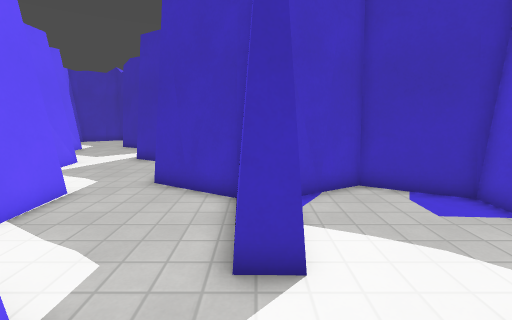
View 1 (above)

21 first-person views from a walk through a Godot game level. The camera is 1.3 m above the floor, tilts 10° down and sees 90° across. The floor is counted in squares, 0.5 m on a side. Each view is taken from the middle of a square. On the plan, view 1 faces up. The plan holds only what a view shows up to about 18 squares ahead; the rest is blank. The place goes on beyond the plan. Surface patterns are stand-ins for the level's own textures.

View 2
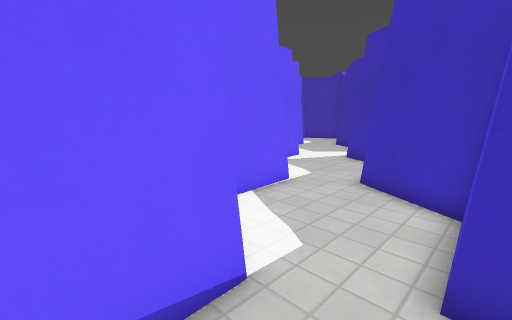

View 3
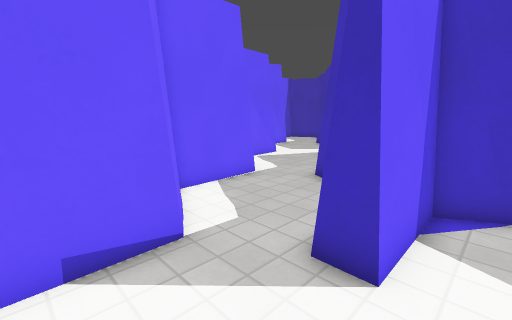

View 4
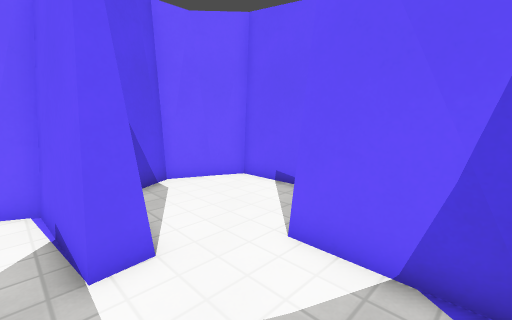

View 5
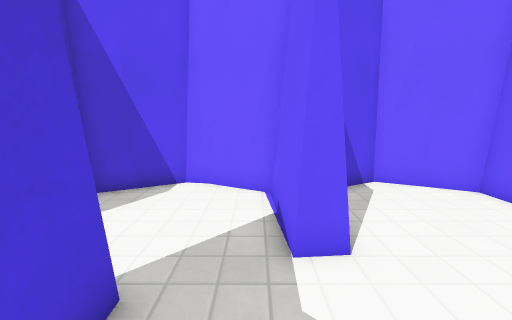

View 6
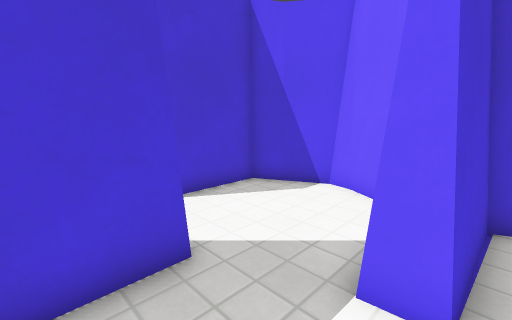

View 7
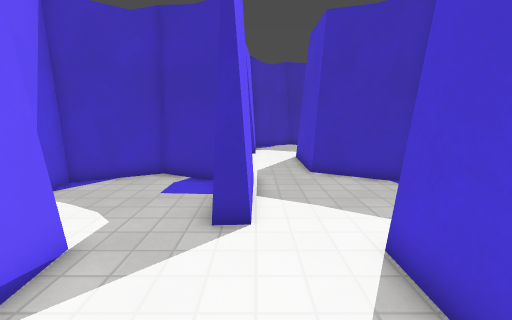

View 8
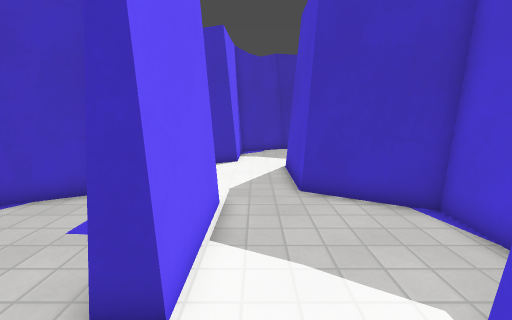

View 9
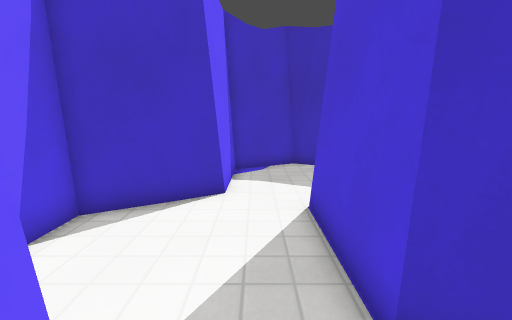

View 10
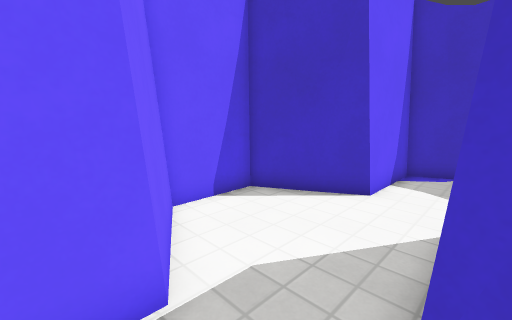

View 11
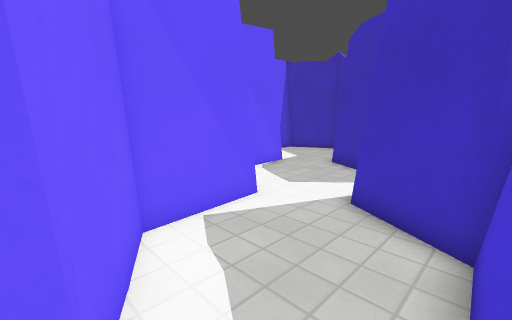

View 12
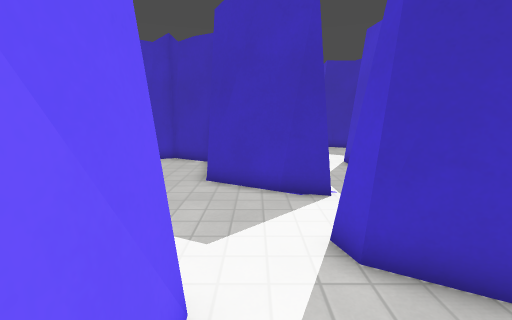

View 13
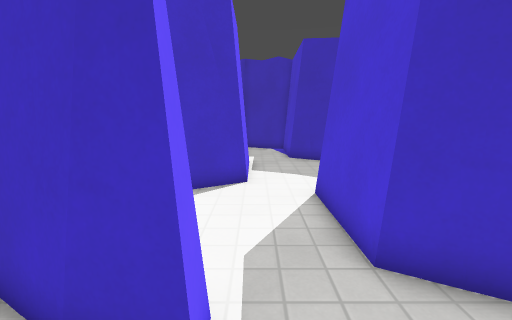

View 14
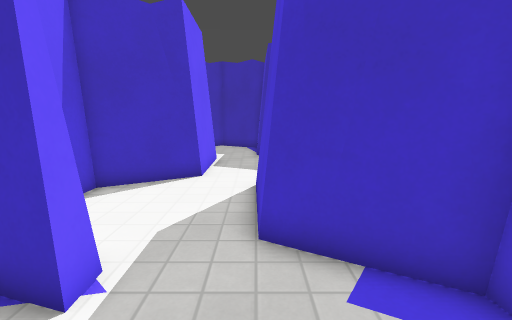

View 15
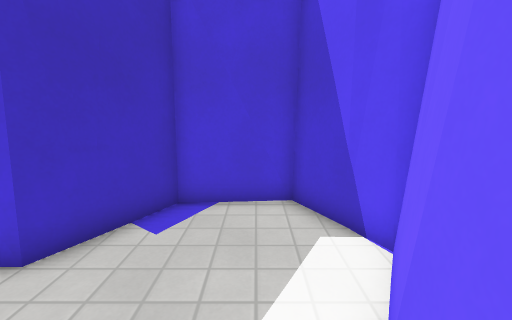

View 16
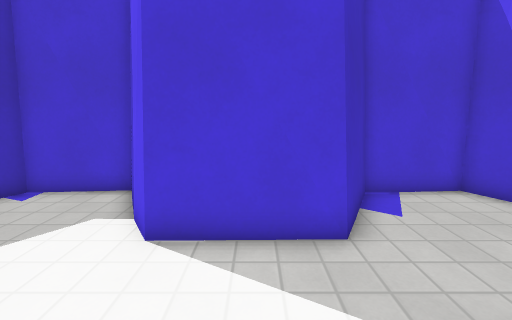

View 17
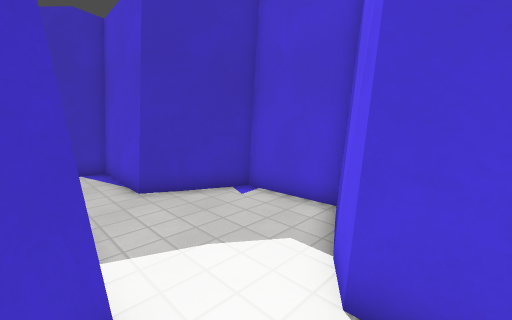

View 18
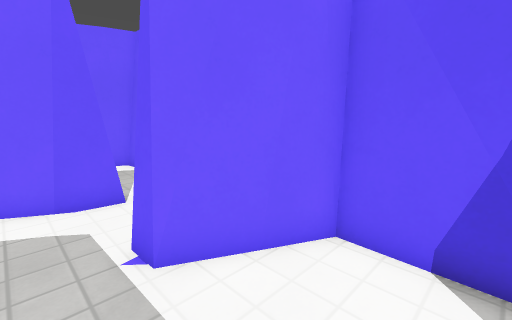

View 19
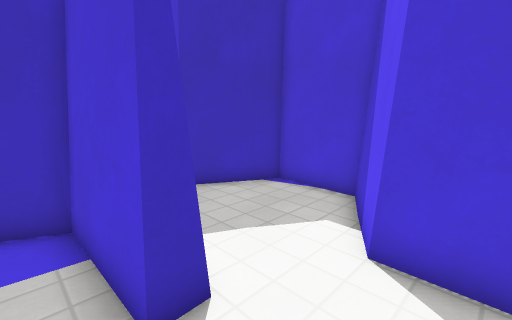

View 20
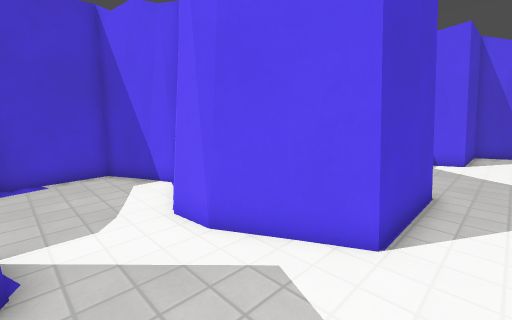

View 21
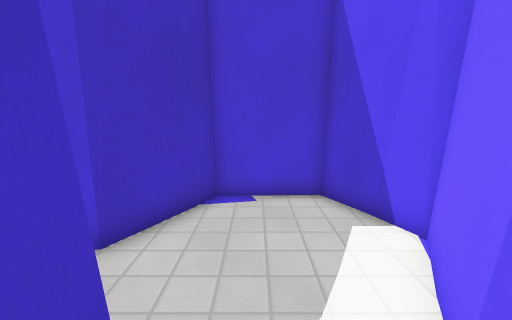

### Floor plan
Key: @ floor where view 1 was taken; # wall or solid block; . floor; = window, fence, low wall or low ledge.
Columns run from 11 left of view 1 to 21 right of it. Each row starts with its distance up from view 1.
 37       ##
 36       .#
 35       .#
 34      ..#
 33      ..##
 32      ...###
 31     #=...###
 30     #=.....#
 29     #=.....#
 28     #=.....#
 27    ##=...###
 26   ###...##
 25  ##....##
 24  #.....##
 23  #.....##
 22  #.....##                    #
 21 ####...###           ###    .##
 20 .####....###       ###.#  #...###
 19 ...##.....##       #.....##.....#
 18 ...........#       #............#
 17 ...........#       #............#
 16 ....##....##       #.....###....#
 15  ...########     ###...######.###
 14  #...#####     ###....##    ###
 13  #.....#       #......#
 12  #.....#       #......#
 11  #.....#       #......#
 10  ##....##      ##.....#
  9   ###...###  ######...###
  8     ##....####...###....##
  7     ##.....##.....##.....#
  6      #.....##.....##.....#
  5      #.....##.....##.....#
  4      # ....##.....##....##
  3       ###.............###
  2         #.....##......#
  1         #.....##......#
  0         #..@..##......#
 -1         #.....##......#
 -2         ###.######..###
 -3           ####   ####

Positions as (right, up) in squares from view 1, and headings:
1: (0, 0), facing up
2: (0, 0), facing up-left
3: (2, 0), facing up-left
4: (5, 7), facing down-left
5: (5, 7), facing down
6: (3, 6), facing down-right
7: (8, -2), facing up
8: (9, 1), facing up
9: (9, 7), facing up
10: (11, 7), facing up-left
11: (-4, 8), facing up-left
12: (-9, 11), facing up
13: (-6, 17), facing up
14: (-4, 16), facing up
15: (-8, 17), facing right
16: (-9, 23), facing right
17: (-7, 24), facing up-right
18: (-5, 24), facing down-left
19: (6, 1), facing up-right
20: (9, 19), facing down-right
21: (13, 18), facing right
